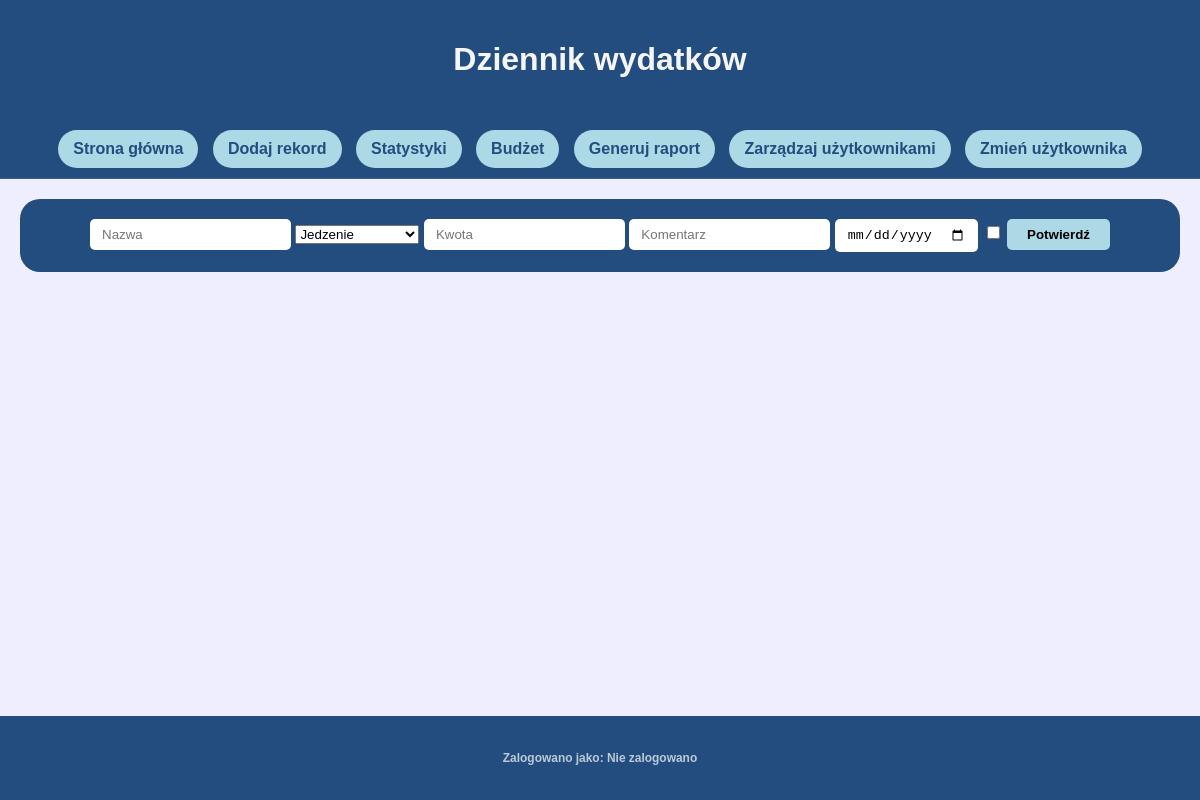
/edit/55 (signed in), run on an earlier commit of the app's database.
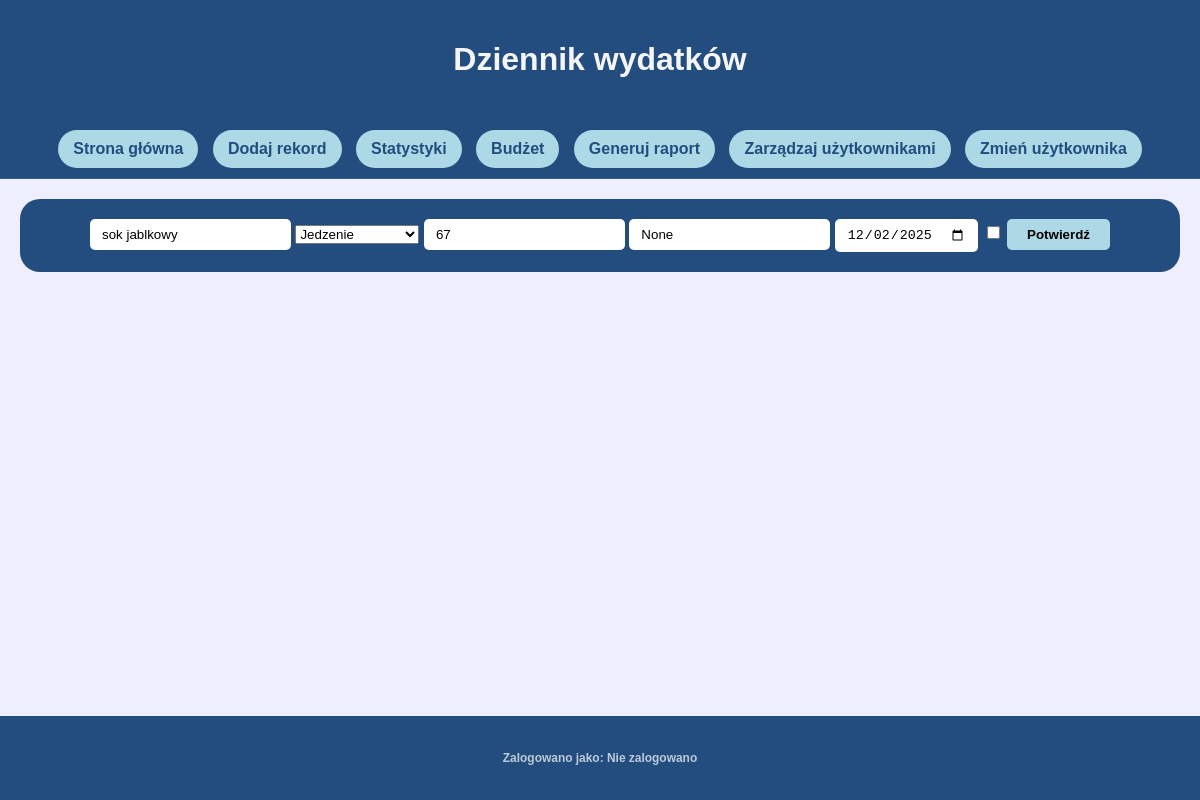
And on a later commit of the database.
### tables this page shows
CREATE TABLE expenses (
    id INTEGER PRIMARY KEY AUTOINCREMENT,
    name TEXT NOT NULL,
    category INTEGER NOT NULL,    -- odwołanie do categories.id
    amount NUMERIC NOT NULL,      -- precyzyjniej do pieniędzy niż REAL
    comment TEXT,
    privExpense INTEGER NOT NULL, -- 0 lub 1
    date TEXT NOT NULL, uid INTEGER DEFAULT 1,           -- YYYY-MM-DD
    FOREIGN KEY(category) REFERENCES categories(id)
);

CREATE TABLE categories (
    id INTEGER PRIMARY KEY,       -- automatycznie UNIQUE i NOT NULL
    name TEXT NOT NULL
);

### app.py (the view, shortened to what this page needs)
@app.route('/edit/<int:id>', methods=['GET', 'POST'])
def edit(id):
    if 'uid' not in session:
        return redirect('/login')
    conn = get_db_connection()
    categories = generateCategories()
    data = conn.execute('''SELECT e.name, e.id, e.amount, e.category, e.comment, e.privExpense, e.date FROM expenses e WHERE e.id = ?''', (id,)).fetchone()
    return render_template('edit.html', categories = categories, data = data, user=userName())

### app.py (called while the page is built)
def get_db_connection():
    conn = sqlite3.connect('database.db')
    conn.row_factory = sqlite3.Row
    return conn

def generateCategories():
    conn = get_db_connection()
    categories = conn.execute('''SELECT id, name FROM categories''').fetchall()
    categories.append(categories.pop(0))
    return categories

def userName():
    if 'uid' not in session:
        return "Nie zalogowano"
    conn = get_db_connection()
    name = conn.execute('''SELECT username FROM users WHERE id = ?''', (session['uid'],)).fetchone()
    conn.close()
    if name is None:
        return "Nie zalogowano"
    return name[0]

### templates/edit.html (shortened to what this page needs)
<!DOCTYPE html>
<html lang="pl">
<head>
    <link rel="stylesheet" href="{{ url_for('static', filename='css/style.css') }}">
</head>
<body>
    <div class="wrapper">
        <header>
            <h1>Dziennik wydatków</h1>
        </header>
        <nav>
            <a href="{{ url_for('index')}}" class="navButton">Strona główna</a>
            <a href="{{ url_for('add')}}" class="navButton">Dodaj rekord</a>
            <a href="{{ url_for('stats')}}" class="navButton">Statystyki</a>
            <a href="{{ url_for('budget')}}" class="navButton">Budżet</a>
            <a href="{{ url_for('report')}}" class="navButton">Generuj raport</a>
            <a href="{{ url_for('manageUsers')}}" class="navButton">Zarządzaj użytkownikami</a>
            <a href="{{ url_for('login')}}" class="navButton">Zmień użytkownika</a>
        </nav>
        <main>
            <div class="dataInput">
                <form action="" method="POST">
                    <input type="text" name="name" placeholder="Nazwa" value="{{ data['name'] }}" required>
                    <select name="category" id="category">
                        {% for category in categories %}
                            <option value={{ category.id }} {% if category.id == data['category'] %} selected {% endif %}> {{ category.name }}</option>
                        {% endfor %}
                    </select>
                    <input type="number" name="amount" placeholder="Kwota" min="0" step="0.01" value="{{ data['amount'] }}" required>
                    <input type="text" name="comment" placeholder="Komentarz" value="{{ data['comment'] }}">
                    <input type="date" name="date" value="{{ data['date'] }}">
                    {% if data['privExpense'] %}
                        <input type="checkbox" name="privExpense" value="1" checked>
                    {% else %}
                        <input type="checkbox" name="privExpense" value="1">
                    {% endif %}
                    <input type="submit" value="Potwierdź">
                </form>
            </div>
        </main>
        <section>
        </section>
        <footer>
            <h5>Zalogowano jako: {{ user }}</h5>
        </footer>
    </div>
</body>
</html>

What changed in the data, as far as the page shows it:
added expenses: name "sok jablkowy", category "Jedzenie", amount "67", date "12/02/2025"
Also different on the page:
form field comment: (not shown) → "None"
form field category: "Jedzenie" → (not shown)
